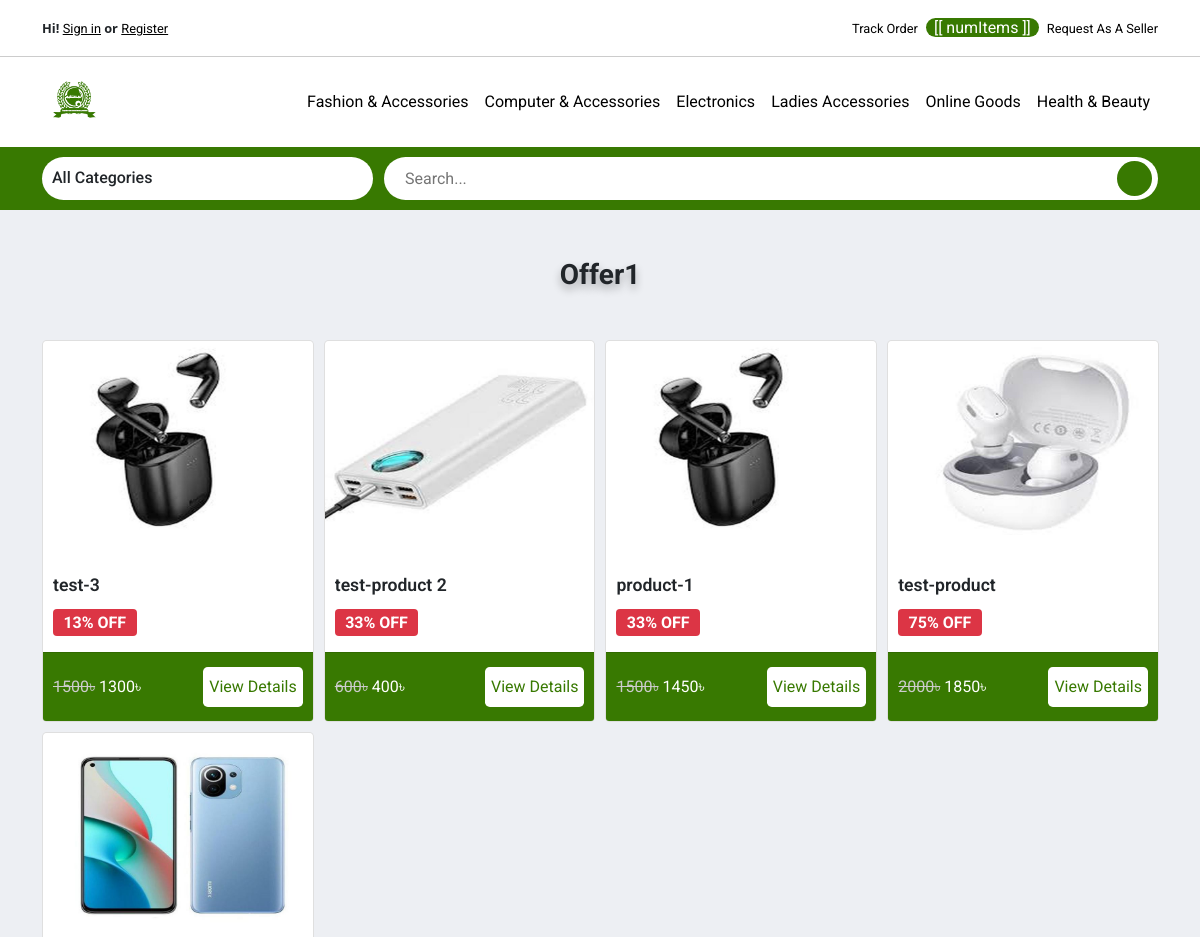
Before: /flash-sale/ (upper part) with the older database file.
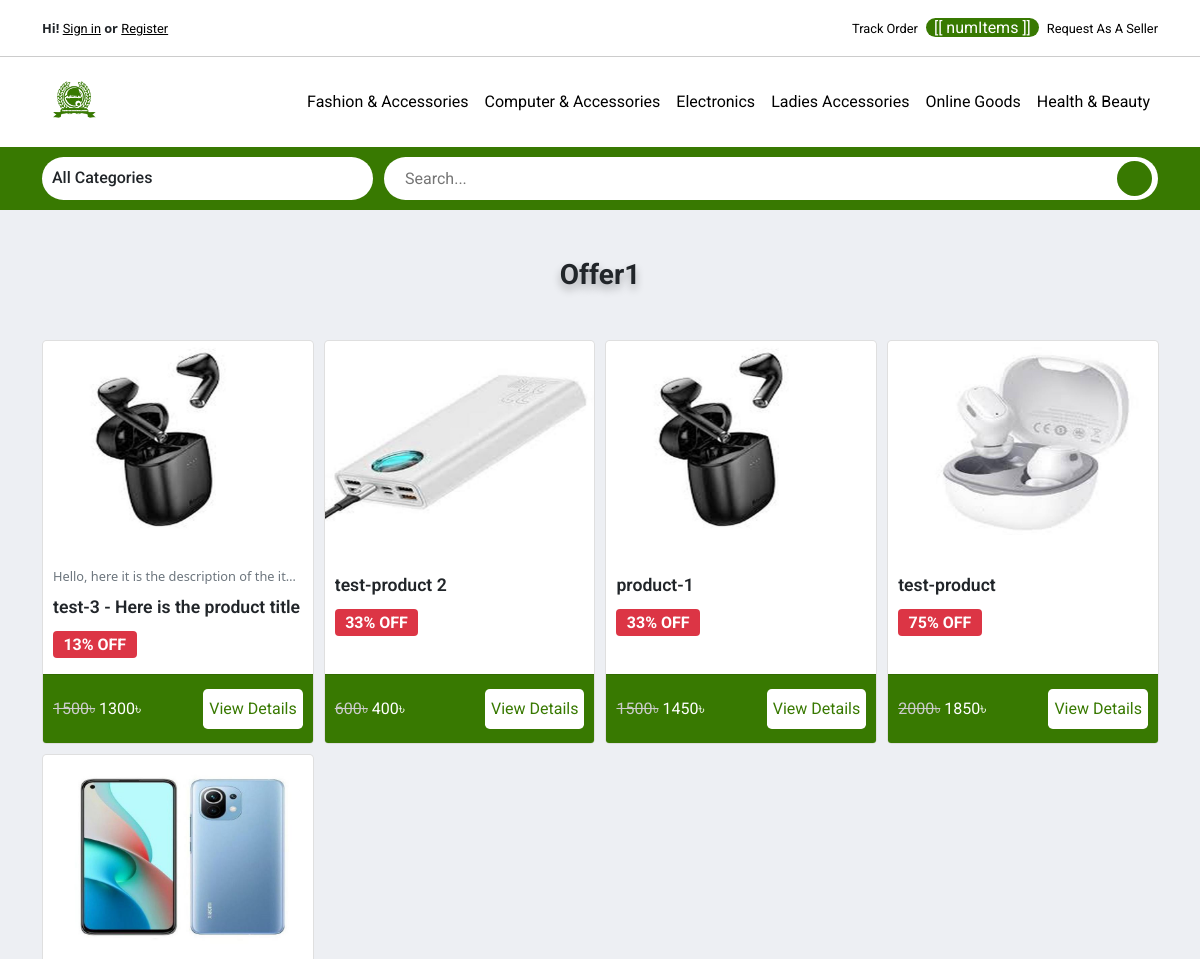
After: the same page with the newer database file.
### store/models.py (models this page shows, shortened)
class Category(models.Model):
    title = models.CharField(max_length=120, unique=True)
    img = models.ImageField(upload_to="images/")

class Offer(models.Model):
    offer_slug = models.SlugField(unique=True, null=True)
    offer_title = models.CharField(max_length=120, unique=True)
    offer_img = models.ImageField(upload_to="images/")

class Product(models.Model):
    title = models.CharField(max_length=120)
    slug = models.SlugField(max_length=200, null=True, unique=True)
    img = models.ImageField(upload_to="images/")
    thumbnail = models.ImageField(upload_to="images/", null=True, blank=True)
    description = models.TextField(null=True, blank=True)
    brand = models.ForeignKey(
        Brand, on_delete=models.CASCADE, null=True, blank=True)
    category = models.ForeignKey(
        Category, on_delete=models.CASCADE, null=True)
    shop = models.ForeignKey(
        Shop, on_delete=models.CASCADE, null=True)
    isFavorite = models.BooleanField()
    market_price = models.IntegerField()
    sale_price = models.IntegerField(null=True, blank=True)
    stock_quantity = models.IntegerField()
    flash_sale_offer = models.ForeignKey(Offer, on_delete=models.SET_NULL, null=True, blank=True)
    campaign_offer = models.ForeignKey(Campaign, on_delete=models.SET_NULL, null=True, blank=True)
    created_at = models.DateTimeField(auto_now_add=True)
    updated_at = models.DateTimeField(auto_now=True, null=True, blank=True)
    """def save(self, *args, **kwargs):
        self.thumbnail = self.make_thumbnail(self.image)

        super().save(*args, **kwargs)"""

### store/views.py (the view)
# urls.py: path("flash-sale/", flashSaleView, name="flash-sale"),
def flashSaleView(request):
    categories = Category.objects.all().order_by("-id")
    main_navbarCat = Category.objects.all().order_by("-id")[:6]
    subcategories = SubCategory.objects.all()
    offers = Offer.objects.all()
    products = Product.objects.all().order_by("-id")
    context = {
        "offers": offers,
        "products": products,
        "main_navbarCat": main_navbarCat,
        "categories": categories,
        "subcategories": subcategories,
    }
    return render(request, "store/flash_sale.html", context)

### Cart/cart.py (called while the page is built)
    def get_total_length(self):
            return sum(int(item['quantity']) for item in self.cart.values())

### Cart/context_processor.py (called while the page is built)
def cart(request):
    return {'cart': Cart(request)}

### store/templates/store/flash_sale.html (shortened to what this page needs)
{% extends "store/base.html" %}
{% load mathfilters %}
{% load static %}
{% block content %}
<link rel="stylesheet" href="{% static 'css/campaigns.css' %}">
<div class="campaigns__container container my-5">
    {% if offers %}
    <div class="campaigns">
        {% for offer in offers %}
        <div class="campaign__title text-center my-5">
            <h3 class="text-capitalize fw-bold">{{ offer.offer_title }}</h3>
        </div>
        <div class="campaign__products">
            {% for product in products %}
            {% if product.flash_sale_offer.offer_title == offer.offer_title %}
            <div class="card product__card">
                <div class="product__img">
                    <a href="{% url 'store:product-detail' product.slug %}">
                        <img src="{{ product.img.url }}" alt="">
                    </a>
                </div>
                <div class="product__info card-body mb-2">
                    {% if product.description %}
                        <a class="text-dark" href="{% url 'store:product-detail' product.slug %}">
                            <p class="product__description text-muted">{{ product.description }}</p>
                        </a>
                    {% endif %}
                    <a class="text-dark" href="{% url 'store:product-detail' product.slug %}">
                        <h5 class="product__title">{{ product.title }}</h5>
                    </a>
                    {% if product.sale_price %}
                            <h5><span class="badge bg-danger discount__badge">{{ product.sale_price|div:product.market_price|mul:100|sub:100|abs|slugify|slice:":2" }}% OFF</span></h5>
                    {% endif %}
                </div>
                <div class="product__bottom card-footer">
                    {% if product.sale_price %}
                    <p><span class="cross__price">{{ product.market_price }}৳</span> <span>{{ product.sale_price}}৳</span></p>
                    {% else %}
                    <p>{{ product.market_price }}৳</p>
                    {% endif %}
                    <a href="{% url 'store:product-detail' product.slug %}">
                        <button class="btn__styled">View Details</button>
                    </a>
                </div>
            </div>
            {% endif %}
            {% endfor %}
        </div>
        {% endfor %}
    </div>
    {% else %}
    <div class="text-center">
        <h5 class="fw-bold no-campaign">There is no flash sale available for now!</h5>
    </div>
    {% endif %}
</div>
{% endblock %}

### store/templates/store/base.html (shortened to what this page needs)
{% load static %}
<!DOCTYPE html>
<html lang="en">
<head>
    <link href="https://cdn.jsdelivr.net/npm/bootstrap@5.0.0-beta3/dist/css/bootstrap.min.css" rel="stylesheet" />
    <link rel="stylesheet" href="{% static 'css/base.css' %}" />
</head>
<body>
    {% include "store/navbar.html" %}
    {% block content %}{% endblock %}
    {% include "store/footer.html" %}
</body>
</html>

### store/templates/store/navbar.html (shortened to what this page needs)
{% load static %}
<link rel="stylesheet" href="{% static 'css/navbar.css' %}" />
<link rel="stylesheet" type="text/css" href="//cdn.jsdelivr.net/npm/slick-carousel@1.8.1/slick/slick.css" />
<link rel="stylesheet" type="text/css" href="//cdn.jsdelivr.net/npm/slick-carousel@1.8.1/slick/slick-theme.css" />
<div class="top__bar bg-white">
    <nav class="navbar navbar-expand-lg navbar-light container">
        <ul class="navbar-nav mb-2 mb-lg-0">
            {% if not request.user.is_authenticated %}
            <li class="nav-item login__header top__header">
                <span class="fw-bold text-dark">Hi!</span> <a href="{% url 'store:user_login' %}"><small>Sign in</small></a>
            </li>
            <li class="nav-item top__header login__header">
                <span class="fw-bold text-dark">or</span> <a href="{% url 'store:user_registration' %}"><small>Register</small></a>
            </li>
            {% else %}
            <li class="nav-item top__header logout__header">
                <a href="{% url 'store:logout' %}"><small class="btn btn-link">Logout</small></a>
            </li>
            {% endif %}
        </ul>
        <ul class="navbar-nav ms-auto mb-2 mb-lg-0 d-flex align-items-center">
            <li class="nav-item top__header">
                <a class="nav-link" href="#"><small>Track Order</small></a>
            </li>
            <li class="nav-item cart__header me-2">
                <a href="{% url 'cart_details' %}">
                    <div id="navbarApp">
                        <span class="cart__counter">[[ numItems ]]</span>
                    </div>
                </a>
            </li>
            <li class="nav-item top__header">
                <a href="{% url 'store:get_seller_registration' %}"><small>Request As A Seller</small></a>
            </li>
        </ul>
    </nav>
</div>
<div class="main__navbar">
    <nav class="navbar navbar-expand-lg navbar-light bg-white">
        <div class="container">
            <a class="navbar-brand" href="{% url 'store:home' %}">
                <div class="logo">
                    <img src="{% static 'logo_img/logo.png' %}" alt="" />
                </div>
            </a>
            <div class="collapse navbar-collapse" id="navbarSupportedContent">
                <ul class="navbar-nav ms-auto mb-2 mb-lg-0 main__navbarList">
                    {% if main_navbarCat %}
                        {% for category in main_navbarCat %}
                            <li class="nav-item cat__list">
                                <a class="nav-link" href="{% url 'store:categorywise-product' category.id category.title %}">
                                    {{ category.title }}
                                </a>
                            </li>
                        {% endfor %}
                    {% endif %}
                </ul>
            </div>
        </div>
    </nav>
</div>
<div class="home__content">
    <div class="container">
        <div class="home__categoriesSearchBar">
            <div class="all__departments">
                <div class="all__departmentsHeader">
                    <h6>All Categories</h6>
                </div>
            </div>
            <form action="{% url 'store:search' %}" class="home__searchBar" method="GET">
                <input type="text" value="{{ request.GET.query }}" name="query" id="search-input" placeholder="Search..." />
                <button>
                </button>
            </form>
        </div>
    </div>
</div>

### store/templates/store/footer.html (shortened to what this page needs)
{% load static %}
<link rel="stylesheet" href="{% static 'css/footer.css' %}">

### static/css/base.css (style rules this page uses)
* { text-decoration: none !important; list-style: none !important; box-sizing: border-box !important; }
:root { --white-primary: #fff; --primary-color: #387901; --primary-dark: #34630a; --black-primary: #000; --dark-primary: #212529; --blue-primary: #0D6EFD; --gray-primary: #ccc; --muted-primary: #6C757D; --muted-gray: #F7F7F7; --dark-gray: #5a5a5a; --dark-gray2: #818a91; --bg-color: #EDEFF3; --cat-bg: #FFDCC3; --roboto: "Roboto", sans-serif; }
body { background-color: var(--bg-color); }

### static/css/navbar.css (style rules this page uses)
.top__bar { border-bottom: 1px solid var(--gray-primary); }
.main__navbar { background-color: var(--white-primary); position: sticky; top: 0; left: 0; z-index: 998; }
.main__navbarList { position: relative; }
.logo { width: 4rem; height: 4rem; }
.logo img { width: 100%; height: 100%; border-radius: 50%; object-fit: cover; }
.nav-item a { color: var(--black-primary) !important; font-family: var(--roboto); font-size: 1rem !important; transition: color 0.3s; }
.top__header, .top__header a small { font-size: 0.8rem; color: var(--primary-color); }
.top__header a small:last-child { color: var(--black-primary); transition: color 0.3s; }
.cart__header { display: flex; align-items: center; }
.cart__header .cart__counter { background-color: var(--primary-color); color: var(--white-primary); border-radius: 9999px; padding: 0 8px; }
.login__header { margin-right: 0.2rem; }
.login__header a small { text-decoration: underline !important; }
.home__content { padding: 10px 0; background-color: var(--primary-color); }
.home__categoriesSearchBar { display: flex; justify-content: space-between; align-items: center; }
.all__departments { position: relative; display: flex; align-items: center; height: 43px; flex: 0.3; background-color: var(--white-primary); border-radius: 9999px; margin-right: 0.7rem; }
.all__departmentsHeader { width: 100%; display: flex; justify-content: space-between; align-items: center; }
.all__departmentsHeader h6 { margin-top: 6px; padding-left: 10px; font-family: var(--roboto); }
.home__searchBar { display: flex; align-items: center; flex: 0.7; border: 1px solid transparent; height: 43px; border-radius: 40px; background-color: var(--white-primary); }
.home__searchBar input { flex: 1; border: none; padding: 0 10px; outline: none; margin-left: 10px; font-family: var(--roboto); }
.home__searchBar input::placeholder { font-family: var(--roboto); }
.home__searchBar button { width: 35px!important; height: 35px!important; border: 1px solid transparent; border-radius: 50%; margin-right: 5px; color: var(--white-primary); display: flex; justify-content: center; align-items: center; font-size: 1.2rem; background-color: var(--primary-color); cursor: pointer; }

### static/css/campaigns.css (style rules this page uses)
.campaign__title h3 { font-family: var(--roboto); margin-bottom: 2rem; text-shadow: 0 0.3rem 0.5rem rgba(0, 0, 0, 0.3); }
.campaign__products { display: grid; grid-template-columns: 24.35% 24.35% 24.35% 24.35%; grid-gap: 10px; }
.product__card { border-radius: 0.3rem !important; transition: box-shadow 0.2s; }
.product__img { width: 100%; height: auto; }
.product__img img { width: 100%; height: auto; border-radius: 0.3rem !important; object-fit: cover; margin-bottom: 1.5rem; }
.product__info { padding: 0 10px; }
.product__info .product__description { text-overflow: ellipsis; white-space: nowrap; overflow: hidden; font-size: 0.8rem; margin-block-end: 0.2em; }
.product__info .product__title { font-family: var(--roboto); font-weight: 600; font-size: 1.1rem; padding-top: 0.5rem; padding-bottom: 0.3rem; text-overflow: ellipsis; white-space: nowrap; overflow: hidden; }
.discount__badge { font-family: var(--roboto); font-size: 1rem; }
.cross__price { text-decoration: line-through !important; color: var(--gray-primary); }
.product__bottom { display: flex; flex-wrap: wrap; justify-content: space-between; align-items: center; background-color: var(--primary-color); width: 100%; padding: 6px 10px; }
.product__bottom p { padding-top: 1rem; font-family: var(--roboto); color: var(--white-primary); font-size: 1rem; }
.btn__styled { background-color: var(--white-primary); color: var(--primary-color); width: auto; height: 2.5rem; font-family: var(--roboto); transition: background-color 0.3s; border: none; border-radius: 0.3rem; }

Changed rows visible on the page:
changed Product: description (not shown) → "Hello, here it is the description of the it…"; title "test-3" → "test-3 - Here is the product title"
